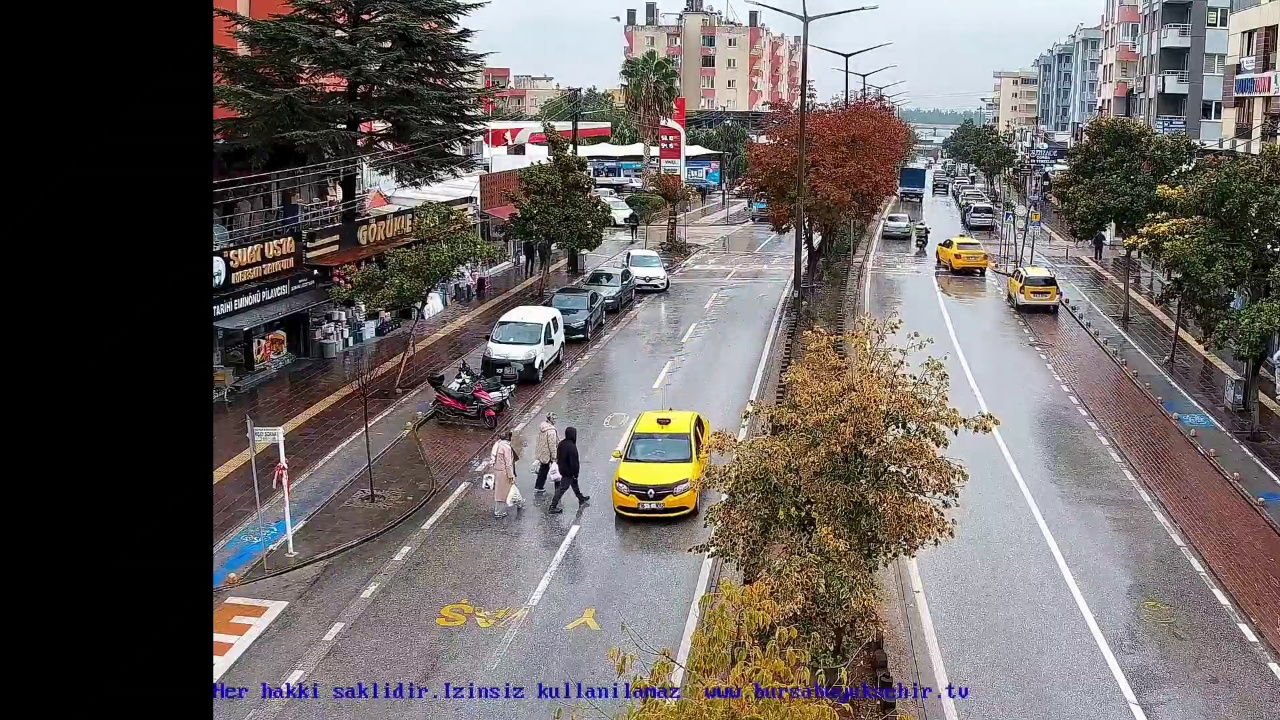
#> input picture referanslar/ref_goruntu_2.jpg, 1280 x 720 px, given in place of on_cephe_referans.jpg, which was not available
$ python park_master_otonom.py
#> lines starting #> are read from the running program, lines starting #| are printed output that depends on the picture; after the words box and inside, x2 and y2 are one past the last pixel; in counts of white or black regions, pixels touching at a corner belong together; pictures that were not available may be replaced by others from this repository, and a replacement may not be noted
import cv2
import numpy as np
import json
import xml.etree.ElementTree as ET

# 1. HARİTA (KML) OKUYUCU
def get_kml_coords(kml_file):
    coords_list = []
    try:
        tree = ET.parse(kml_file)
        root = tree.getroot()
        ns = {'kml': 'http://www.opengis.net/kml/2.2'}
        for pm in root.findall('.//kml:Placemark', ns):
            coord_text = pm.find('.//kml:coordinates', ns)
            if coord_text is not None:
                raw = coord_text.text.strip().split()
                polygon = []
                for c in raw:
                    lon, lat, _ = c.split(',')
                    polygon.append([float(lat), float(lon)])
                coords_list.append(np.array(polygon))
    except Exception as e:
        print(f"KML Hatasi: {e}")
    return coords_list

# 2. HASSAS REFERANS NOKTALARI (GÜNCEL: 5 ÖN + 5 ARKA)

# --- ÖN CEPHE VERİLERİ (5 Nokta) ---
src_pts_on = np.array([
    [40.22686015538617, 28.845458302530535],
    [40.22691647120361, 28.845021773017173],
    [40.22730709690207, 28.84517935279603],
    [40.22698149031735, 28.845552850400534],
    [40.22713149480372, 28.84502847853899]
])

dst_pts_on = np.array([
    [445, 471], [316, 287], [1026, 303], [977, 498], [682, 269]
])

H_ON, _ = cv2.findHomography(src_pts_on[:, [1,0]], dst_pts_on, 0)

# --- ARKA CEPHE VERİLERİ (5 Nokta) ---
src_pts_arka = np.array([
    [40.22667730079056, 28.846126288495114],
    [40.22647507487638, 28.8463750633837],
    [40.22638240913122, 28.846254363979543],
    [40.22656620460386, 28.84591372343518],
    [40.22659743442532, 28.84607599708005]
])

dst_pts_arka = np.array([
    [157, 500], [466, 269], [777, 279], [1203, 582], [596, 451]
])

H_ARKA, _ = cv2.findHomography(src_pts_arka[:, [1,0]], dst_pts_arka, 0)

# 3. CEPHE TANIMA
orb = cv2.ORB_create(nfeatures=1000)
try:
    ref_on_img = cv2.imread('on_cephe_referans.jpg', 0)
#> ref_on_img: shape (720, 1280); min 0, max 255, mean 101.1
    ref_arka_img = cv2.imread('arka_cephe_referans.jpg', 0)
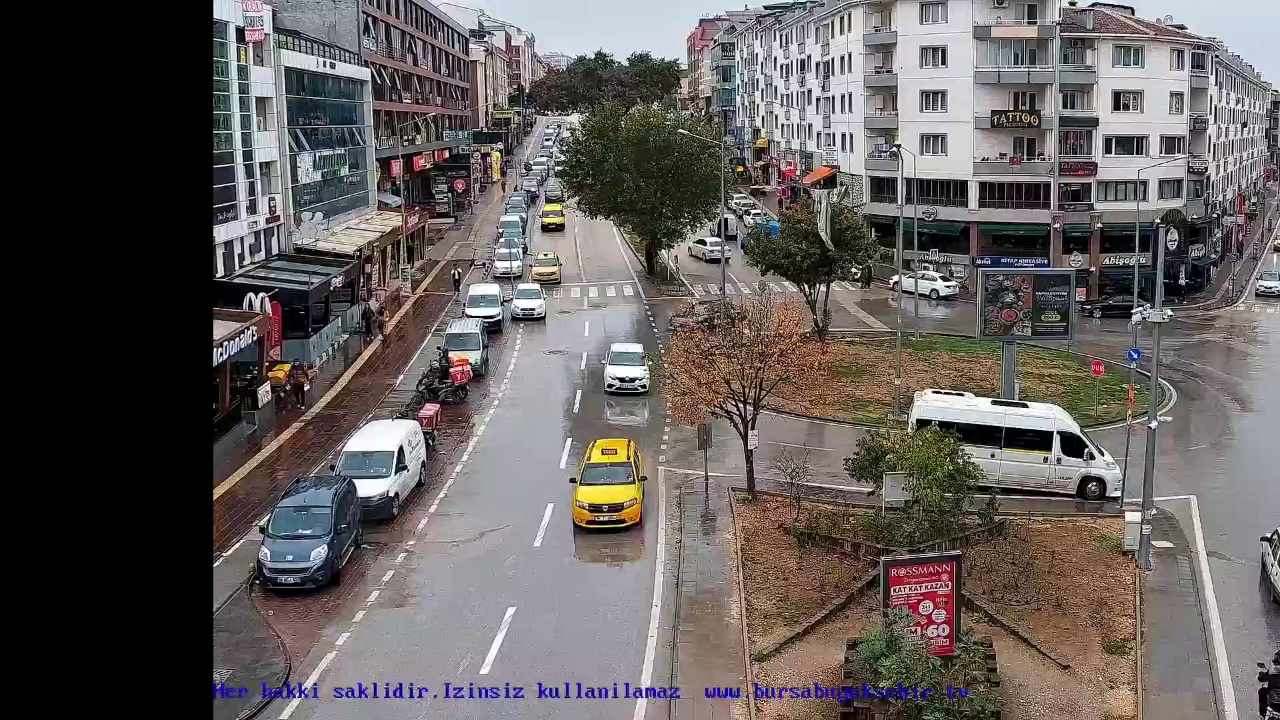
#> input picture referanslar/ref_goruntu_1.jpg, 1280 x 720 px, given in place of arka_cephe_referans.jpg, which was not available
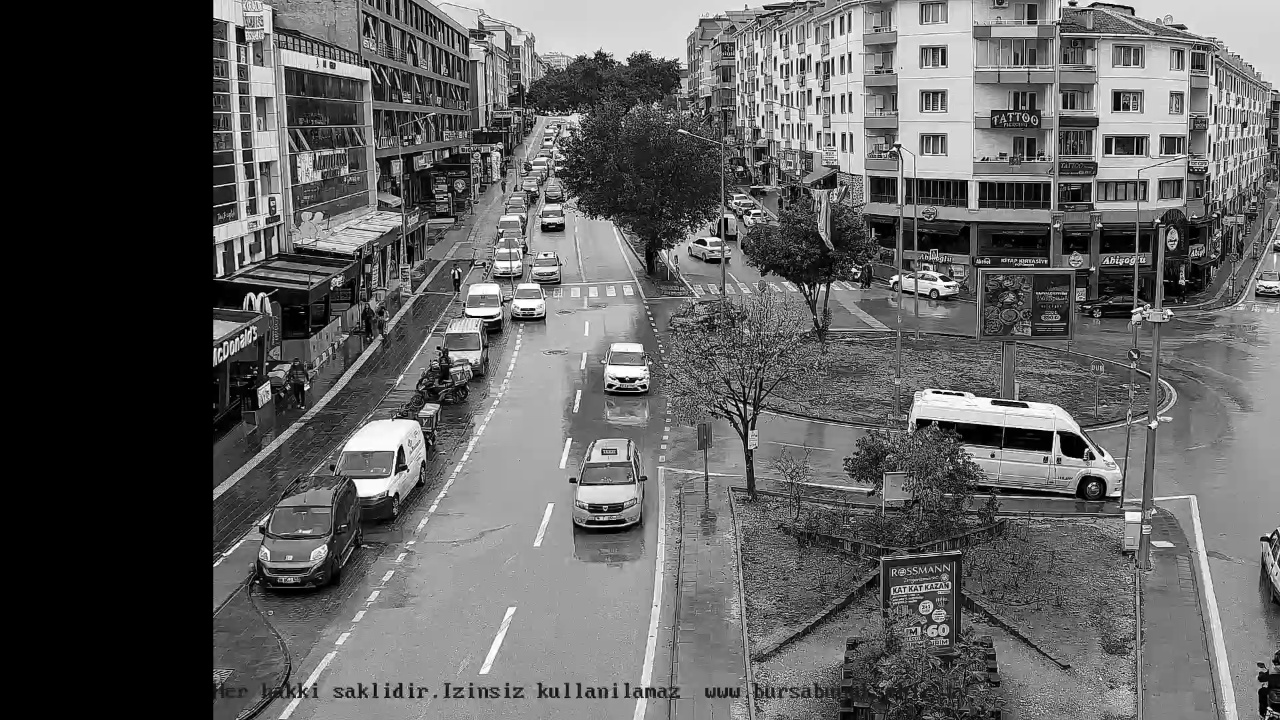
#> ref_arka_img: shape (720, 1280); min 0, max 255, mean 95.1

    if ref_on_img is None or ref_arka_img is None:
        raise FileNotFoundError("Referans resimler eksik!")

    kp1, des1 = orb.detectAndCompute(ref_on_img, None)
#> kp1 = 1000 keypoints; strongest (x, y, size): (650, 490, 31), (844, 57, 31), (652, 491, 31), (315, 272, 31)
    kp2, des2 = orb.detectAndCompute(ref_arka_img, None)
#> kp2 = 1000 keypoints; strongest (x, y, size): (1052, 432, 31), (1115, 153, 31), (942, 64, 31), (940, 276, 31)
    bf = cv2.BFMatcher(cv2.NORM_HAMMING, crossCheck=True)

except Exception as e:
    print(f"HATA: {e}")
    exit()

def get_active_homography(frame):
    gray = cv2.cvtColor(frame, cv2.COLOR_BGR2GRAY)
    kp_f, des_f = orb.detectAndCompute(gray, None)
    if des_f is None: return None, "BELIRSIZ"

    matches_on = len(bf.match(des1, des_f))
    matches_arka = len(bf.match(des2, des_f))

    if matches_on > matches_arka + 20: return H_ON, "ON CEPHE"
    if matches_arka > matches_on + 20: return H_ARKA, "ARKA CEPHE"
    return None, "GECIS / BELIRSIZ"

# 4. ANA DÖNGÜ
canli_yayin_url = "https://canliyayin.bursa.bel.tr/cdnlive/Gorukle_700.stream/chunklist_w265563719.m3u8?t=q_Aluu26_h--TRIhvf6v9w&e=1773011176"
cap = cv2.VideoCapture(canli_yayin_url)

# --- FPS KONTROLÜ ---
fps = cap.get(cv2.CAP_PROP_FPS)
if fps == 0 or np.isnan(fps): fps = 25
wait_time = int(1000 / fps)

kml_parks = get_kml_coords('Birsav_akilli_park.kml')

frame_sayac = 0
analiz_sikligi = 5
son_sonuclar = []
son_label = "BELIRSIZ"
son_active_H = None

# Park Durum Hafızası
park_durumlari = {}

while True:
    success, img = cap.read()
#> img is the input picture: shape (720, 1280, 3); mean B, G, R 97.1, 99.4, 106.1
    if not success:
        cap = cv2.VideoCapture(canli_yayin_url)
        continue

    img = cv2.resize(img, (1280, 720))
    h, w = img.shape[:2]
#> h = 720; w = 1280

    if frame_sayac % analiz_sikligi == 0:

        son_active_H, son_label = get_active_homography(img)
#> in get_active_homography, `kp_f, des_f = orb.detectAndCompute(gray, None)`: kp_f has the same summary as kp1 outside get_active_homography
#> in get_active_homography, `matches_on = len(bf.match(des1, des_f))`: matches_on = 994
#> in get_active_homography, `matches_arka = len(bf.match(des2, des_f))`: matches_arka = 329
#> son_active_H = [[-16.39, -301, 12580.2], [5.88, -27.04, 918.1], [0.127, -0.116, 1]]; son_label = 'ON CEPHE'
        gray = cv2.cvtColor(img, cv2.COLOR_BGR2GRAY)
        thresh = cv2.adaptiveThreshold(cv2.GaussianBlur(gray, (5,5), 1), 255,
                                       cv2.ADAPTIVE_THRESH_GAUSSIAN_C, cv2.THRESH_BINARY_INV, 25, 16)
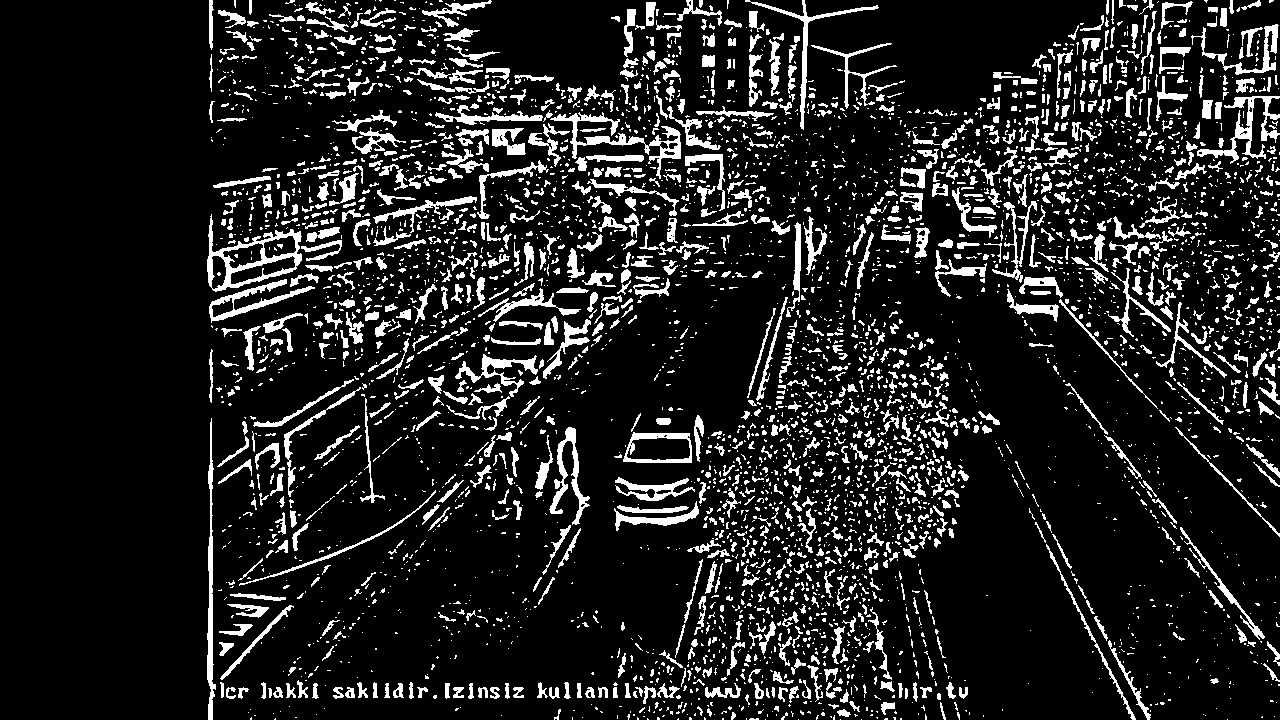
#> thresh: shape (720, 1280); 12.8% white; 4319 white regions (3175 under 20 px), largest, box (x1, y1, x2, y2) and area: (207, 214, 302, 292) 1836, (550, 112, 681, 179) 1591, (1197, 96, 1280, 164) 1353

        yeni_sonuclar = []

        if son_active_H is not None:
            for i, kml_poly in enumerate(kml_parks):
                points = np.array([kml_poly[:, [1,0]]], dtype='float32')
                try:
                    video_poly = cv2.perspectiveTransform(points, son_active_H)[0].astype(int)

                    # Filtreleme
                    if not np.all((video_poly[:,0] > -1000) & (video_poly[:,0] < 2000) &
                                  (video_poly[:,1] > -1000) & (video_poly[:,1] < 2000)): continue
                    rect_area = cv2.contourArea(video_poly)
                    if rect_area < 50 or rect_area > (w * h * 0.4): continue
                    if not np.any((video_poly[:,0] > 0) & (video_poly[:,0] < w) &
                                  (video_poly[:,1] > 0) & (video_poly[:,1] < h)): continue

                    # --- ANALİZ ---
                    mask = np.zeros(gray.shape, dtype=np.uint8)
                    cv2.fillPoly(mask, [video_poly], 255)
                    count = cv2.countNonZero(cv2.bitwise_and(thresh, thresh, mask=mask))

                    doluluk_orani = count / rect_area

                    # --- SCHMITT TRIGGER (GÜNCELLENDİ: %15 KURALI) ---
                    eski_durum = park_durumlari.get(i, "BOS")

                    if eski_durum == "BOS":
                        # Dolu olması için %15'i geçmesi yeterli
                        yeni_durum = "DOLU" if doluluk_orani > 0.15 else "BOS"
                    else:
                        # Doluysa, Boş olması için %8'in altına inmeli (İnatçı Mod)
                        yeni_durum = "BOS" if doluluk_orani < 0.08 else "DOLU"

                    park_durumlari[i] = yeni_durum

                    color = (0, 0, 255) if yeni_durum == "DOLU" else (0, 255, 0)
                    fill_hex = "#E74C3C" if yeni_durum == "DOLU" else "#27AE60"

                    yeni_sonuclar.append({
                        "poly": video_poly,
                        "color": color,
                        "id": i,
                        "fill_hex": fill_hex,
                        "kml_coords": kml_poly,
                        "oran": doluluk_orani
                    })

                except Exception as e:
                    pass
#> after the loop, park_durumlari = 0 items; yeni_sonuclar = []

            son_sonuclar = yeni_sonuclar
#> son_sonuclar = []

            json_output = [{"id": r["id"], "status": "DOLU" if r["color"] == (0,0,255) else "BOS",
                            "fill": r["fill_hex"], "coords": [{"lat": p[0], "lng": p[1]} for p in r["kml_coords"]]}
                           for r in son_sonuclar]
#> json_output = []
            with open('otoparklar.json', 'w') as f: json.dump(json_output, f)

    # --- ÇİZİM ---
    for res in son_sonuclar:
        cv2.polylines(img, [res["poly"]], True, res["color"], 2)

        M = cv2.moments(res["poly"])
        if M["m00"] != 0:
            cX = int(M["m10"] / M["m00"])
            cY = int(M["m01"] / M["m00"])
            if 0 < cX < 1280 and 0 < cY < 720:
                cv2.circle(img, (cX, cY), 10, (0,0,0), -1)
                cv2.putText(img, str(res["id"]), (cX-5, cY+5), cv2.FONT_HERSHEY_SIMPLEX, 0.5, (255, 255, 255), 1)
#> this loop made 0 passes

    cv2.rectangle(img, (0,0), (450, 50), (0,0,0), -1)
    if "ON" in son_label: text_color = (0, 255, 0)
    elif "ARKA" in son_label: text_color = (0, 255, 255)
    else: text_color = (0, 0, 255)

    cv2.putText(img, f"MOD: {son_label}", (20, 35), cv2.FONT_HERSHEY_SIMPLEX, 0.8, text_color, 2)
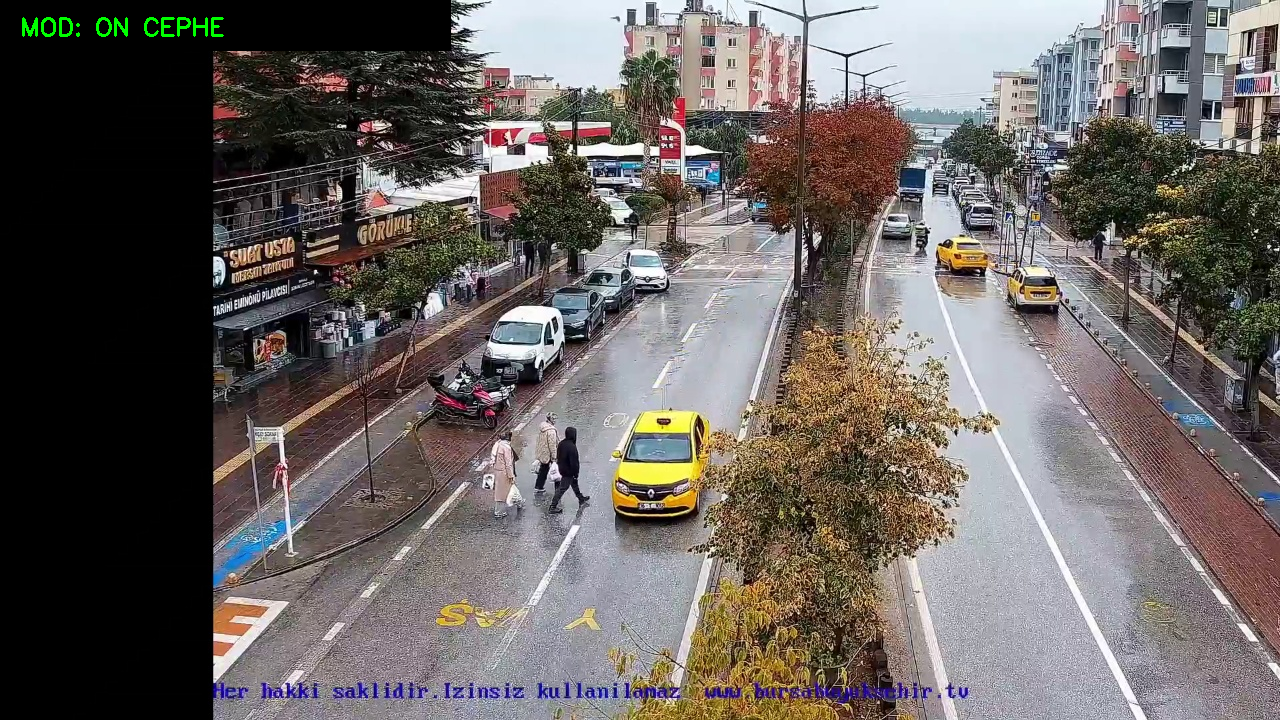
#> img: shape (720, 1280, 3); mean B, G, R 96.5, 99, 105.1

    cv2.imshow("Birsav AI - Master Otonom", img)
    if cv2.waitKey(wait_time) & 0xFF == ord('q'): break
#> (key q is pressed here)

    frame_sayac += 1

cap.release()
cv2.destroyAllWindows()
